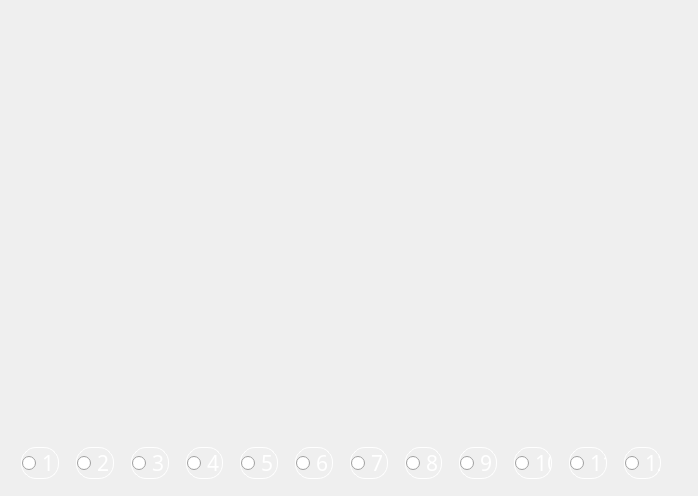
<?xml version="1.0" encoding="UTF-8"?>
<ui version="4.0">
 <class>helpsos</class>
 <widget class="QDialog" name="helpsos">
  <property name="geometry">
   <rect>
    <x>0</x>
    <y>0</y>
    <width>698</width>
    <height>496</height>
   </rect>
  </property>
  <property name="windowTitle">
   <string>Dialog</string>
  </property>
  <property name="styleSheet">
   <string notr="true">background-image: url(:/img/img/Frame 7.png);</string>
  </property>
  <widget class="QWidget" name="">
   <property name="geometry">
    <rect>
     <x>10</x>
     <y>10</y>
     <width>671</width>
     <height>471</height>
    </rect>
   </property>
   <layout class="QVBoxLayout" name="verticalLayout">
    <item>
     <widget class="QLabel" name="label">
      <property name="minimumSize">
       <size>
        <width>661</width>
        <height>431</height>
       </size>
      </property>
      <property name="maximumSize">
       <size>
        <width>661</width>
        <height>431</height>
       </size>
      </property>
      <property name="styleSheet">
       <string notr="true"/>
      </property>
      <property name="text">
       <string/>
      </property>
     </widget>
    </item>
    <item>
     <layout class="QHBoxLayout" name="horizontalLayout">
      <item>
       <widget class="QRadioButton" name="radioButton_13">
        <property name="minimumSize">
         <size>
          <width>38</width>
          <height>32</height>
         </size>
        </property>
        <property name="maximumSize">
         <size>
          <width>38</width>
          <height>32</height>
         </size>
        </property>
        <property name="palette">
         <palette>
          <active>
           <colorrole role="WindowText">
            <brush brushstyle="SolidPattern">
             <color alpha="255">
              <red>255</red>
              <green>255</green>
              <blue>255</blue>
             </color>
            </brush>
           </colorrole>
          </active>
          <inactive>
           <colorrole role="WindowText">
            <brush brushstyle="SolidPattern">
             <color alpha="255">
              <red>255</red>
              <green>255</green>
              <blue>255</blue>
             </color>
            </brush>
           </colorrole>
          </inactive>
          <disabled>
           <colorrole role="WindowText">
            <brush brushstyle="SolidPattern">
             <color alpha="255">
              <red>120</red>
              <green>120</green>
              <blue>120</blue>
             </color>
            </brush>
           </colorrole>
          </disabled>
         </palette>
        </property>
        <property name="font">
         <font>
          <family>GOST type A</family>
          <pointsize>16</pointsize>
         </font>
        </property>
        <property name="styleSheet">
         <string notr="true">
border-color: rgb(255, 255, 255);
background:none;


height: 30px;
  width: 30px;
  border-radius: 15%;
  border: 1px solid white;</string>
        </property>
        <property name="text">
         <string>1</string>
        </property>
       </widget>
      </item>
      <item>
       <widget class="QRadioButton" name="radioButton_2">
        <property name="minimumSize">
         <size>
          <width>38</width>
          <height>32</height>
         </size>
        </property>
        <property name="maximumSize">
         <size>
          <width>38</width>
          <height>32</height>
         </size>
        </property>
        <property name="palette">
         <palette>
          <active>
           <colorrole role="WindowText">
            <brush brushstyle="SolidPattern">
             <color alpha="255">
              <red>255</red>
              <green>255</green>
              <blue>255</blue>
             </color>
            </brush>
           </colorrole>
          </active>
          <inactive>
           <colorrole role="WindowText">
            <brush brushstyle="SolidPattern">
             <color alpha="255">
              <red>255</red>
              <green>255</green>
              <blue>255</blue>
             </color>
            </brush>
           </colorrole>
          </inactive>
          <disabled>
           <colorrole role="WindowText">
            <brush brushstyle="SolidPattern">
             <color alpha="255">
              <red>120</red>
              <green>120</green>
              <blue>120</blue>
             </color>
            </brush>
           </colorrole>
          </disabled>
         </palette>
        </property>
        <property name="font">
         <font>
          <family>GOST type A</family>
          <pointsize>16</pointsize>
         </font>
        </property>
        <property name="styleSheet">
         <string notr="true">
border-color: rgb(255, 255, 255);
background:none;


height: 30px;
  width: 30px;
  border-radius: 15%;
  border: 1px solid white;</string>
        </property>
        <property name="text">
         <string>2</string>
        </property>
       </widget>
      </item>
      <item>
       <widget class="QRadioButton" name="radioButton_3">
        <property name="minimumSize">
         <size>
          <width>38</width>
          <height>32</height>
         </size>
        </property>
        <property name="maximumSize">
         <size>
          <width>38</width>
          <height>32</height>
         </size>
        </property>
        <property name="palette">
         <palette>
          <active>
           <colorrole role="WindowText">
            <brush brushstyle="SolidPattern">
             <color alpha="255">
              <red>255</red>
              <green>255</green>
              <blue>255</blue>
             </color>
            </brush>
           </colorrole>
          </active>
          <inactive>
           <colorrole role="WindowText">
            <brush brushstyle="SolidPattern">
             <color alpha="255">
              <red>255</red>
              <green>255</green>
              <blue>255</blue>
             </color>
            </brush>
           </colorrole>
          </inactive>
          <disabled>
           <colorrole role="WindowText">
            <brush brushstyle="SolidPattern">
             <color alpha="255">
              <red>120</red>
              <green>120</green>
              <blue>120</blue>
             </color>
            </brush>
           </colorrole>
          </disabled>
         </palette>
        </property>
        <property name="font">
         <font>
          <family>GOST type A</family>
          <pointsize>16</pointsize>
         </font>
        </property>
        <property name="styleSheet">
         <string notr="true">
border-color: rgb(255, 255, 255);
background:none;


height: 30px;
  width: 30px;
  border-radius: 15%;
  border: 1px solid white;</string>
        </property>
        <property name="text">
         <string>3</string>
        </property>
       </widget>
      </item>
      <item>
       <widget class="QRadioButton" name="radioButton_4">
        <property name="minimumSize">
         <size>
          <width>37</width>
          <height>32</height>
         </size>
        </property>
        <property name="maximumSize">
         <size>
          <width>37</width>
          <height>32</height>
         </size>
        </property>
        <property name="palette">
         <palette>
          <active>
           <colorrole role="WindowText">
            <brush brushstyle="SolidPattern">
             <color alpha="255">
              <red>255</red>
              <green>255</green>
              <blue>255</blue>
             </color>
            </brush>
           </colorrole>
          </active>
          <inactive>
           <colorrole role="WindowText">
            <brush brushstyle="SolidPattern">
             <color alpha="255">
              <red>255</red>
              <green>255</green>
              <blue>255</blue>
             </color>
            </brush>
           </colorrole>
          </inactive>
          <disabled>
           <colorrole role="WindowText">
            <brush brushstyle="SolidPattern">
             <color alpha="255">
              <red>120</red>
              <green>120</green>
              <blue>120</blue>
             </color>
            </brush>
           </colorrole>
          </disabled>
         </palette>
        </property>
        <property name="font">
         <font>
          <family>GOST type A</family>
          <pointsize>16</pointsize>
         </font>
        </property>
        <property name="styleSheet">
         <string notr="true">
border-color: rgb(255, 255, 255);
background:none;


height: 30px;
  width: 30px;
  border-radius: 15%;
  border: 1px solid white;</string>
        </property>
        <property name="text">
         <string>4</string>
        </property>
       </widget>
      </item>
      <item>
       <widget class="QRadioButton" name="radioButton_5">
        <property name="minimumSize">
         <size>
          <width>38</width>
          <height>32</height>
         </size>
        </property>
        <property name="maximumSize">
         <size>
          <width>38</width>
          <height>32</height>
         </size>
        </property>
        <property name="palette">
         <palette>
          <active>
           <colorrole role="WindowText">
            <brush brushstyle="SolidPattern">
             <color alpha="255">
              <red>255</red>
              <green>255</green>
              <blue>255</blue>
             </color>
            </brush>
           </colorrole>
          </active>
          <inactive>
           <colorrole role="WindowText">
            <brush brushstyle="SolidPattern">
             <color alpha="255">
              <red>255</red>
              <green>255</green>
              <blue>255</blue>
             </color>
            </brush>
           </colorrole>
          </inactive>
          <disabled>
           <colorrole role="WindowText">
            <brush brushstyle="SolidPattern">
             <color alpha="255">
              <red>120</red>
              <green>120</green>
              <blue>120</blue>
             </color>
            </brush>
           </colorrole>
          </disabled>
         </palette>
        </property>
        <property name="font">
         <font>
          <family>GOST type A</family>
          <pointsize>16</pointsize>
         </font>
        </property>
        <property name="styleSheet">
         <string notr="true">
border-color: rgb(255, 255, 255);
background:none;


height: 30px;
  width: 30px;
  border-radius: 15%;
  border: 1px solid white;</string>
        </property>
        <property name="text">
         <string>5</string>
        </property>
       </widget>
      </item>
      <item>
       <widget class="QRadioButton" name="radioButton_6">
        <property name="minimumSize">
         <size>
          <width>38</width>
          <height>32</height>
         </size>
        </property>
        <property name="maximumSize">
         <size>
          <width>38</width>
          <height>32</height>
         </size>
        </property>
        <property name="palette">
         <palette>
          <active>
           <colorrole role="WindowText">
            <brush brushstyle="SolidPattern">
             <color alpha="255">
              <red>255</red>
              <green>255</green>
              <blue>255</blue>
             </color>
            </brush>
           </colorrole>
          </active>
          <inactive>
           <colorrole role="WindowText">
            <brush brushstyle="SolidPattern">
             <color alpha="255">
              <red>255</red>
              <green>255</green>
              <blue>255</blue>
             </color>
            </brush>
           </colorrole>
          </inactive>
          <disabled>
           <colorrole role="WindowText">
            <brush brushstyle="SolidPattern">
             <color alpha="255">
              <red>120</red>
              <green>120</green>
              <blue>120</blue>
             </color>
            </brush>
           </colorrole>
          </disabled>
         </palette>
        </property>
        <property name="font">
         <font>
          <family>GOST type A</family>
          <pointsize>16</pointsize>
         </font>
        </property>
        <property name="styleSheet">
         <string notr="true">
border-color: rgb(255, 255, 255);
background:none;


height: 30px;
  width: 30px;
  border-radius: 15%;
  border: 1px solid white;</string>
        </property>
        <property name="text">
         <string>6</string>
        </property>
       </widget>
      </item>
      <item>
       <widget class="QRadioButton" name="radioButton_7">
        <property name="minimumSize">
         <size>
          <width>38</width>
          <height>32</height>
         </size>
        </property>
        <property name="maximumSize">
         <size>
          <width>38</width>
          <height>32</height>
         </size>
        </property>
        <property name="palette">
         <palette>
          <active>
           <colorrole role="WindowText">
            <brush brushstyle="SolidPattern">
             <color alpha="255">
              <red>255</red>
              <green>255</green>
              <blue>255</blue>
             </color>
            </brush>
           </colorrole>
          </active>
          <inactive>
           <colorrole role="WindowText">
            <brush brushstyle="SolidPattern">
             <color alpha="255">
              <red>255</red>
              <green>255</green>
              <blue>255</blue>
             </color>
            </brush>
           </colorrole>
          </inactive>
          <disabled>
           <colorrole role="WindowText">
            <brush brushstyle="SolidPattern">
             <color alpha="255">
              <red>120</red>
              <green>120</green>
              <blue>120</blue>
             </color>
            </brush>
           </colorrole>
          </disabled>
         </palette>
        </property>
        <property name="font">
         <font>
          <family>GOST type A</family>
          <pointsize>16</pointsize>
         </font>
        </property>
        <property name="styleSheet">
         <string notr="true">
border-color: rgb(255, 255, 255);
background:none;


height: 30px;
  width: 30px;
  border-radius: 15%;
  border: 1px solid white;</string>
        </property>
        <property name="text">
         <string>7</string>
        </property>
       </widget>
      </item>
      <item>
       <widget class="QRadioButton" name="radioButton_8">
        <property name="minimumSize">
         <size>
          <width>37</width>
          <height>32</height>
         </size>
        </property>
        <property name="maximumSize">
         <size>
          <width>37</width>
          <height>32</height>
         </size>
        </property>
        <property name="palette">
         <palette>
          <active>
           <colorrole role="WindowText">
            <brush brushstyle="SolidPattern">
             <color alpha="255">
              <red>255</red>
              <green>255</green>
              <blue>255</blue>
             </color>
            </brush>
           </colorrole>
          </active>
          <inactive>
           <colorrole role="WindowText">
            <brush brushstyle="SolidPattern">
             <color alpha="255">
              <red>255</red>
              <green>255</green>
              <blue>255</blue>
             </color>
            </brush>
           </colorrole>
          </inactive>
          <disabled>
           <colorrole role="WindowText">
            <brush brushstyle="SolidPattern">
             <color alpha="255">
              <red>120</red>
              <green>120</green>
              <blue>120</blue>
             </color>
            </brush>
           </colorrole>
          </disabled>
         </palette>
        </property>
        <property name="font">
         <font>
          <family>GOST type A</family>
          <pointsize>16</pointsize>
         </font>
        </property>
        <property name="styleSheet">
         <string notr="true">
border-color: rgb(255, 255, 255);
background:none;


height: 30px;
  width: 30px;
  border-radius: 15%;
  border: 1px solid white;</string>
        </property>
        <property name="text">
         <string>8</string>
        </property>
       </widget>
      </item>
      <item>
       <widget class="QRadioButton" name="radioButton_9">
        <property name="minimumSize">
         <size>
          <width>38</width>
          <height>32</height>
         </size>
        </property>
        <property name="maximumSize">
         <size>
          <width>38</width>
          <height>32</height>
         </size>
        </property>
        <property name="palette">
         <palette>
          <active>
           <colorrole role="WindowText">
            <brush brushstyle="SolidPattern">
             <color alpha="255">
              <red>255</red>
              <green>255</green>
              <blue>255</blue>
             </color>
            </brush>
           </colorrole>
          </active>
          <inactive>
           <colorrole role="WindowText">
            <brush brushstyle="SolidPattern">
             <color alpha="255">
              <red>255</red>
              <green>255</green>
              <blue>255</blue>
             </color>
            </brush>
           </colorrole>
          </inactive>
          <disabled>
           <colorrole role="WindowText">
            <brush brushstyle="SolidPattern">
             <color alpha="255">
              <red>120</red>
              <green>120</green>
              <blue>120</blue>
             </color>
            </brush>
           </colorrole>
          </disabled>
         </palette>
        </property>
        <property name="font">
         <font>
          <family>GOST type A</family>
          <pointsize>16</pointsize>
         </font>
        </property>
        <property name="styleSheet">
         <string notr="true">
border-color: rgb(255, 255, 255);
background:none;


height: 30px;
  width: 30px;
  border-radius: 15%;
  border: 1px solid white;</string>
        </property>
        <property name="text">
         <string>9</string>
        </property>
       </widget>
      </item>
      <item>
       <widget class="QRadioButton" name="radioButton_10">
        <property name="minimumSize">
         <size>
          <width>38</width>
          <height>32</height>
         </size>
        </property>
        <property name="maximumSize">
         <size>
          <width>38</width>
          <height>32</height>
         </size>
        </property>
        <property name="palette">
         <palette>
          <active>
           <colorrole role="WindowText">
            <brush brushstyle="SolidPattern">
             <color alpha="255">
              <red>255</red>
              <green>255</green>
              <blue>255</blue>
             </color>
            </brush>
           </colorrole>
          </active>
          <inactive>
           <colorrole role="WindowText">
            <brush brushstyle="SolidPattern">
             <color alpha="255">
              <red>255</red>
              <green>255</green>
              <blue>255</blue>
             </color>
            </brush>
           </colorrole>
          </inactive>
          <disabled>
           <colorrole role="WindowText">
            <brush brushstyle="SolidPattern">
             <color alpha="255">
              <red>120</red>
              <green>120</green>
              <blue>120</blue>
             </color>
            </brush>
           </colorrole>
          </disabled>
         </palette>
        </property>
        <property name="font">
         <font>
          <family>GOST type A</family>
          <pointsize>16</pointsize>
         </font>
        </property>
        <property name="styleSheet">
         <string notr="true">
border-color: rgb(255, 255, 255);
background:none;


height: 30px;
  width: 30px;
  border-radius: 15%;
  border: 1px solid white;</string>
        </property>
        <property name="text">
         <string>10</string>
        </property>
       </widget>
      </item>
      <item>
       <widget class="QRadioButton" name="radioButton_11">
        <property name="minimumSize">
         <size>
          <width>38</width>
          <height>32</height>
         </size>
        </property>
        <property name="maximumSize">
         <size>
          <width>38</width>
          <height>32</height>
         </size>
        </property>
        <property name="palette">
         <palette>
          <active>
           <colorrole role="WindowText">
            <brush brushstyle="SolidPattern">
             <color alpha="255">
              <red>255</red>
              <green>255</green>
              <blue>255</blue>
             </color>
            </brush>
           </colorrole>
          </active>
          <inactive>
           <colorrole role="WindowText">
            <brush brushstyle="SolidPattern">
             <color alpha="255">
              <red>255</red>
              <green>255</green>
              <blue>255</blue>
             </color>
            </brush>
           </colorrole>
          </inactive>
          <disabled>
           <colorrole role="WindowText">
            <brush brushstyle="SolidPattern">
             <color alpha="255">
              <red>120</red>
              <green>120</green>
              <blue>120</blue>
             </color>
            </brush>
           </colorrole>
          </disabled>
         </palette>
        </property>
        <property name="font">
         <font>
          <family>GOST type A</family>
          <pointsize>16</pointsize>
         </font>
        </property>
        <property name="styleSheet">
         <string notr="true">
border-color: rgb(255, 255, 255);
background:none;


height: 30px;
  width: 30px;
  border-radius: 15%;
  border: 1px solid white;</string>
        </property>
        <property name="text">
         <string>11</string>
        </property>
       </widget>
      </item>
      <item>
       <widget class="QRadioButton" name="radioButton_12">
        <property name="minimumSize">
         <size>
          <width>37</width>
          <height>32</height>
         </size>
        </property>
        <property name="maximumSize">
         <size>
          <width>37</width>
          <height>32</height>
         </size>
        </property>
        <property name="palette">
         <palette>
          <active>
           <colorrole role="WindowText">
            <brush brushstyle="SolidPattern">
             <color alpha="255">
              <red>255</red>
              <green>255</green>
              <blue>255</blue>
             </color>
            </brush>
           </colorrole>
          </active>
          <inactive>
           <colorrole role="WindowText">
            <brush brushstyle="SolidPattern">
             <color alpha="255">
              <red>255</red>
              <green>255</green>
              <blue>255</blue>
             </color>
            </brush>
           </colorrole>
          </inactive>
          <disabled>
           <colorrole role="WindowText">
            <brush brushstyle="SolidPattern">
             <color alpha="255">
              <red>120</red>
              <green>120</green>
              <blue>120</blue>
             </color>
            </brush>
           </colorrole>
          </disabled>
         </palette>
        </property>
        <property name="font">
         <font>
          <family>GOST type A</family>
          <pointsize>16</pointsize>
         </font>
        </property>
        <property name="styleSheet">
         <string notr="true">
border-color: rgb(255, 255, 255);
background:none;


height: 30px;
  width: 30px;
  border-radius: 15%;
  border: 1px solid white;</string>
        </property>
        <property name="text">
         <string>12</string>
        </property>
       </widget>
      </item>
     </layout>
    </item>
   </layout>
  </widget>
 </widget>
 <resources/>
 <connections/>
</ui>
